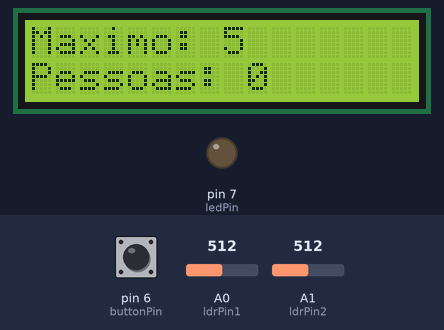
Bench run of a sketch on a simulated Arduino Uno, built with avr-gcc and run on an emulated ATmega328P. Parts: 16×2 character LCD, output pins drawn as LEDs (lit = HIGH). The inputs (shaded band) are chosen by the test bench; at power-on: pin 6 (buttonPin) LOW, A0 (ldrPin1) = 512, A1 (ldrPin2) = 512.

Above: at 1.2 s.
1.3 s: pin 6 (buttonPin) pulled HIGH for 1 s
At 2.3 s:
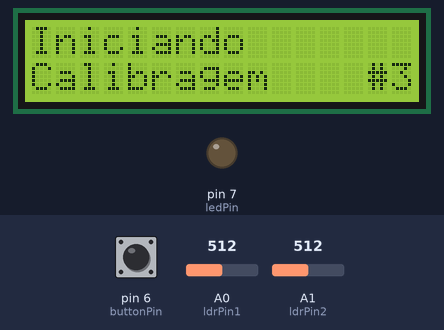
5.3 s: pin 6 (buttonPin) pulled HIGH for 0.15 s
At 6.1 s:
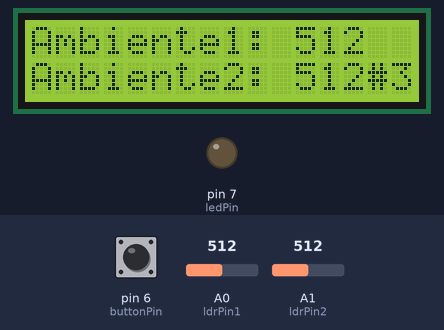
8.4 s: pin 6 (buttonPin) pulled HIGH for 0.15 s
At 15.7 s:
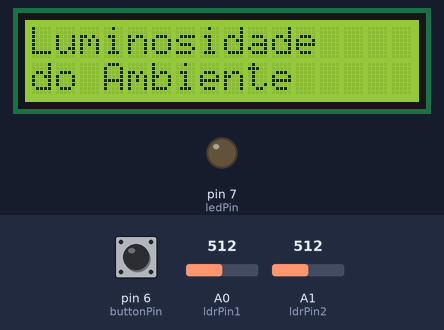
Timing chart, 0 to 17.2 s (numbered marks = the images above; inputs shaded):
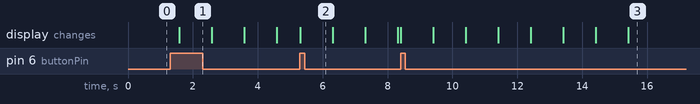

Measured:
- after the input at 1.3 s, the display: changes after 0.28 s (image 1)
- after the input at 5.3 s, the display: changes at once (image 2)
- after the input at 8.4 s, the display: first changes at once (image 3 shows a later state)

The sketch:

projeto.ino
```cpp
#include <LiquidCrystal.h>
//#include <LiquidCrystal_I2C.h>

LiquidCrystal lcd(12, 11, 5, 4, 3, 2);
//LiquidCrystal_I2C lcd(0x27, 16, 2);

// BlinkLed
int ledPin = 7; // Led no pino 7
int ledState = 0;  // Esse led comeca a piscar quando ultrapassa a capacidade máxima
int period = 500; // tempo entre o led ligado e desligado
unsigned long long ledTime = 0; // variavel utilizado para a função blinkLed()

// Sensores
int ldrPin1 = A0; // LDR1 no pino analógico 8
int ldrPin2 = A1;
int ldrValue1 = 0; // Valor que vai ser lido do LDR1
int ldrValue2 = 0; // Valor que vai ser lido do LDR2
int triggerValue1 = 350; // Valor para disparar o sensor -> Valores maiores disparam o sensor
int triggerValue2 = 350; // Valor impreciso

// Calibragem
int buttonState = 0;
int buttonPin = 6;
unsigned long timePressed = 0;
unsigned long timePressedLimit = 0;
int numClicks = 0;
int ambientLuminosity1 = 0;
int ambientLuminosity2 = 0;
int laserLuminosity1 = 0;
int laserLuminosity2 = 0;

// Lógica de Entrada
int people = 0; // Quantidade de pessoas dentro
int maxPeople = 5; // Capacidade Máxima de pessoas
bool hasNumPersonChanged = false;
bool hasReachedMax = false;
bool hadPreviousReachedMax = false;
unsigned long long firstReachedMax_LCDPrintTime = 0;
bool firstReachedMax = false;
String order = ""; // string contendo ordem de ativação
String lastChar = ""; // último caractere da ordem para comparação

///Protótipos das Funções
void printLcd(); // imprime o padrão do lcd
void reachedMaxPrint(); // dispara quando o limite de pessoas for atingido
void blinkLed();
void readSensors(); // ler os valores dos 2 sensores LDR
void calibrate(); // falta implementar! vai automatizar o trigger
void buttonDetect(); // verifica se o usuario esta pressionando o botao
void printTimer();

void setup() {
  lcd.begin(16, 2);
  //lcd.init();
  //lcd.backlight();

  pinMode(ledPin, OUTPUT);
  pinMode(buttonPin, INPUT);
  Serial.begin(9600);
  printLcd();
}

void loop(){
  // verifica se o usuario quer calibrar os sensores
  buttonDetect();

  // verifica os sensores
  readSensors();
  delay(50);

  // entrada de 1 pessoa
  if(order.equals("1-2")){
    people++;
    order = "";
    lastChar = "";
    hasNumPersonChanged = true;
  }
  // saida de 1 pessoa
  else if(order.equals("2-1") && people > 0){
    people--;
    order = "";
    lastChar = "";
    hasNumPersonChanged = true;
  }

  if (hasNumPersonChanged) { // Mudou-se o contador
    if (people > maxPeople) { // ultrapassou a capacidade máxima
      hasReachedMax = true;
      if (hadPreviousReachedMax == false){ // Primeira vez ultrapassando a capacidade máxima
        lcd.clear();
        lcd.setCursor(3,0); // centraliza o texto
        lcd.print("Atencao!!!");
        lcd.setCursor(0,1);
        lcd.print("Limite Atingido!"); // texto centralizado
        firstReachedMax = true;
        firstReachedMax_LCDPrintTime = millis() + 1000;
      }
      if (firstReachedMax == false) reachedMaxPrint();
      hadPreviousReachedMax = true;
    } else { // não ultrapassou a capacidade máxima
      ledState = 0;
      digitalWrite(ledPin, ledState); // desliga o led do 7 para parar de piscar
      hasReachedMax = false;
      printLcd();
      hadPreviousReachedMax = false;
    }
    hasNumPersonChanged = false;
  }
  if(hasReachedMax) blinkLed(); // O Led conectado ao pino 7 sempre pisca depois que ultrapasosu a capacidade máxima
  if(firstReachedMax){ // ReachedMaxPrint com 1s de delay na primeira vez que ocorrer a ultrapassagem
    if(millis() > firstReachedMax_LCDPrintTime){
      reachedMaxPrint();
      firstReachedMax = false;
    }
  }
}


void buttonDetect(){
  // Como não requer que o botao fique desligado entre os 2 clicks, segurar o botao também funciona
  buttonState = digitalRead(buttonPin);
  if (buttonState == 1){ // o botao foi pressionado
    delay(100);

    if(numClicks == 0){ // primeiro click
      timePressed = millis();
      timePressedLimit = timePressed + 1000; // o segundo click deve ser feito dentro de 0,2s a 1,2s
      numClicks = 1;
    }

    else if (numClicks == 1 && millis() < timePressedLimit){ // segundo click dentro do tempo
      calibrate(); // ativa a calibragem

      // resetar as variaveis
      timePressed = 0;
      timePressedLimit = 0;
      numClicks = 0;
    }

    else if (numClicks == 1 && millis() > timePressedLimit){ // segundo click fora do tempo
      timePressed = 0;
      timePressedLimit = 0;
      numClicks = 0;
    }
  }
}

void calibrate(){
  // imprime a mensagem indicando o inicio da calibragem
  lcd.clear();
  lcd.setCursor(0, 0);
  lcd.print("Iniciando");
  lcd.setCursor(0, 1);
  lcd.print("Calibragem");
  printTimer();

  // Calibragem da Luminosidade do Ambiente
  lcd.clear();
  lcd.setCursor(0, 0);
  lcd.print("Luminosidade");
  lcd.setCursor(0, 1);
  lcd.print("do Ambiente");
  buttonState = 0;
  while(buttonState == 0){ // pausa a execução do código até que seja pressionado o botão;
    buttonState = digitalRead(buttonPin);
  }
  ambientLuminosity1 = analogRead(ldrPin1);
  ambientLuminosity2 = analogRead(ldrPin2);
  //imprimir os valores lidos, pode-se comentar para pular essa parte
  lcd.clear();
  lcd.setCursor(0, 0);
  lcd.print("Ambiente1: ");
  lcd.print(ambientLuminosity1);
  lcd.setCursor(0, 1);
  lcd.print("Ambiente2: ");
  lcd.print(ambientLuminosity2);
  printTimer();

  // Calibragem da Luminosidade do Laser
  lcd.clear();
  lcd.setCursor(0, 0);
  lcd.print("Luminosidade");
  lcd.setCursor(0, 1);
  lcd.print("do Laser");
  buttonState = 0;
  while(buttonState == 0){ // pausa a execução do código até que seja pressionado o botão;
    buttonState = digitalRead(buttonPin);
  }
  laserLuminosity1 = analogRead(ldrPin1);
  laserLuminosity2 = analogRead(ldrPin2);
  //imprimir os valores lidos, pode-se comentar para pular essa parte
  lcd.clear();
  lcd.setCursor(0, 0);
  lcd.print("Laser1: ");
  lcd.print(laserLuminosity1);
  lcd.setCursor(0, 1);
  lcd.print("Laser2: ");
  lcd.print(laserLuminosity2);
  printTimer();

  if (laserLuminosity1 > ambientLuminosity1 && laserLuminosity2 > ambientLuminosity2){// condição para garantir que a luminosidade do laser > ambiente
    // Determina o valor de trigger para cada sensor -> Média aritimética
    triggerValue1 = (laserLuminosity1 + ambientLuminosity1)/2;
    triggerValue2 = (laserLuminosity2 + ambientLuminosity2)/2;
    //Indica o fim da calibragem
    lcd.clear();
    lcd.setCursor(0, 0);
    lcd.print("Trigger 1: ");
    lcd.print(triggerValue1);
    lcd.setCursor(0, 1);
    lcd.print("Trigger 2: ");
    lcd.print(triggerValue2);
    printTimer();

    lcd.clear();
    lcd.setCursor(0, 0);
    lcd.print("Calibragem");
    lcd.setCursor(0, 1);
    lcd.print("Completa!");
    printTimer();

    printLcd();
    }
  else {
    lcd.clear();
    lcd.setCursor(0, 0);
    lcd.print("Calibragem");
    lcd.setCursor(0, 1);
    lcd.print("Falhou!");
    delay(1000);
    calibrate();
   }
}

void printLcd(){
  lcd.clear();
  lcd.setCursor(0, 0);
  lcd.print("Maximo: ");
  lcd.print(maxPeople);
  lcd.setCursor(0, 1);
  lcd.print("Pessoas: ");
  lcd.print(people);
}

void reachedMaxPrint(){
  lcd.clear();
  lcd.setCursor(0, 0);
  lcd.print("Perigo! Max: ");
  lcd.print(maxPeople);
  lcd.setCursor(0, 1);
  lcd.print("Pessoas: ");
  lcd.print(people);
}

void blinkLed(){
  if (millis() >= ledTime){
    ledTime = millis() + period;
    ledState = 1 - ledState;
    digitalWrite(ledPin, ledState);
  }
}

void readSensors(){
  ldrValue1 = analogRead(ldrPin1);  // Quanto maior o valor, maior a incidencia de luminosidade
  ldrValue2 = analogRead(ldrPin2);  // Quando menor o valor lido, menor a incidencia de luminosidade
                                    // O valor lido será entre 0 e 1023

  // caso o sensor LDR1 seja interceptado e não está recebendo luminosidade o suficiente e o sensor LDR2 esteja recebendo luminosidade
  if (ldrValue1 <= triggerValue1 && ldrValue2 > triggerValue2 && lastChar != "1"){
    order += "1";
    lastChar = "1";
    Serial.println(order);
  }

  // caso os sensores estejam sendo interceptados
  else if(ldrValue1 <= triggerValue1 && ldrValue2 <= triggerValue2 && lastChar != "-"){
    order += "-";
    lastChar = "-";
    Serial.println(order);
  }

  // caso o sensor LDR2 seja interceptado e não está recebendo luminosidade o suficiente e o sensor LDR1 esteja recebendo luminosidade
  else if(ldrValue2 <= triggerValue2 && ldrValue1 > triggerValue1 && lastChar != "2"){
    order += "2";
    lastChar = "2";
    Serial.println(order);
  }

  // caso uma pessoa ative o primeiro sensor e saia
  // e dps outra pessoa ative o segundo sensor, seja pra sair
  // ou simplesmente esbarrando o order passa a contar dessa
  // nova leitura
  else if(order.length() == 2 && order.charAt(1) != '-'){
    order.remove(0, 1);
  }

  // se order tiver 3 caracteres e não indicar nem entrada
  // nem saída, apaga o order e o ultimo digito junto
  // e o numero de pessoas permanece inalterado
  else if(order.length() >= 3){
    if(order != "1-2" || order != "2-1"){
      order = "";
      lastChar = "";
    }
  }
}

void printTimer(){
  lcd.setCursor(14, 1);
  lcd.print("#");
  lcd.setCursor(15, 1);
  lcd.print(3);
  delay(1000);
  lcd.setCursor(15, 1);
  lcd.print(2);
  delay(1000);
  lcd.setCursor(15, 1);
  lcd.print(1);
  delay(1000);
}
  
```
